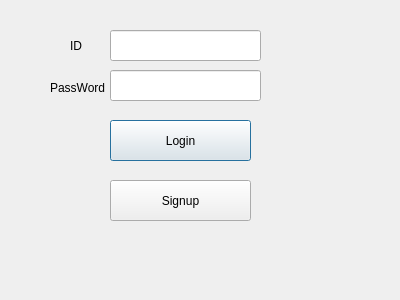
<?xml version="1.0" encoding="UTF-8"?>
<ui version="4.0">
 <class>Dialog</class>
 <widget class="QDialog" name="Dialog">
  <property name="geometry">
   <rect>
    <x>0</x>
    <y>0</y>
    <width>400</width>
    <height>300</height>
   </rect>
  </property>
  <property name="windowTitle">
   <string>Dialog</string>
  </property>
  <widget class="QPushButton" name="pushButton">
   <property name="geometry">
    <rect>
     <x>110</x>
     <y>120</y>
     <width>141</width>
     <height>41</height>
    </rect>
   </property>
   <property name="text">
    <string>Login</string>
   </property>
  </widget>
  <widget class="QLabel" name="label">
   <property name="geometry">
    <rect>
     <x>50</x>
     <y>80</y>
     <width>151</width>
     <height>16</height>
    </rect>
   </property>
   <property name="text">
    <string>PassWord</string>
   </property>
  </widget>
  <widget class="QLineEdit" name="id_lineEdit">
   <property name="geometry">
    <rect>
     <x>110</x>
     <y>30</y>
     <width>151</width>
     <height>31</height>
    </rect>
   </property>
  </widget>
  <widget class="QLabel" name="label_2">
   <property name="geometry">
    <rect>
     <x>70</x>
     <y>40</y>
     <width>56</width>
     <height>12</height>
    </rect>
   </property>
   <property name="text">
    <string>ID</string>
   </property>
  </widget>
  <widget class="QLineEdit" name="pw_lineEdit">
   <property name="geometry">
    <rect>
     <x>110</x>
     <y>70</y>
     <width>151</width>
     <height>31</height>
    </rect>
   </property>
   <property name="echoMode">
    <enum>QLineEdit::Password</enum>
   </property>
  </widget>
  <widget class="QPushButton" name="sign_button">
   <property name="geometry">
    <rect>
     <x>110</x>
     <y>180</y>
     <width>141</width>
     <height>41</height>
    </rect>
   </property>
   <property name="text">
    <string>Signup</string>
   </property>
  </widget>
 </widget>
 <resources/>
 <connections>
  <connection>
   <sender>pushButton</sender>
   <signal>clicked()</signal>
   <receiver>Dialog</receiver>
   <slot>login()</slot>
   <hints>
    <hint type="sourcelabel">
     <x>140</x>
     <y>120</y>
    </hint>
    <hint type="destinationlabel">
     <x>149</x>
     <y>150</y>
    </hint>
   </hints>
  </connection>
  <connection>
   <sender>sign_button</sender>
   <signal>clicked()</signal>
   <receiver>Dialog</receiver>
   <slot>signup()</slot>
   <hints>
    <hint type="sourcelabel">
     <x>210</x>
     <y>188</y>
    </hint>
    <hint type="destinationlabel">
     <x>346</x>
     <y>180</y>
    </hint>
   </hints>
  </connection>
 </connections>
 <slots>
  <slot>signup()</slot>
  <slot>login()</slot>
 </slots>
</ui>
